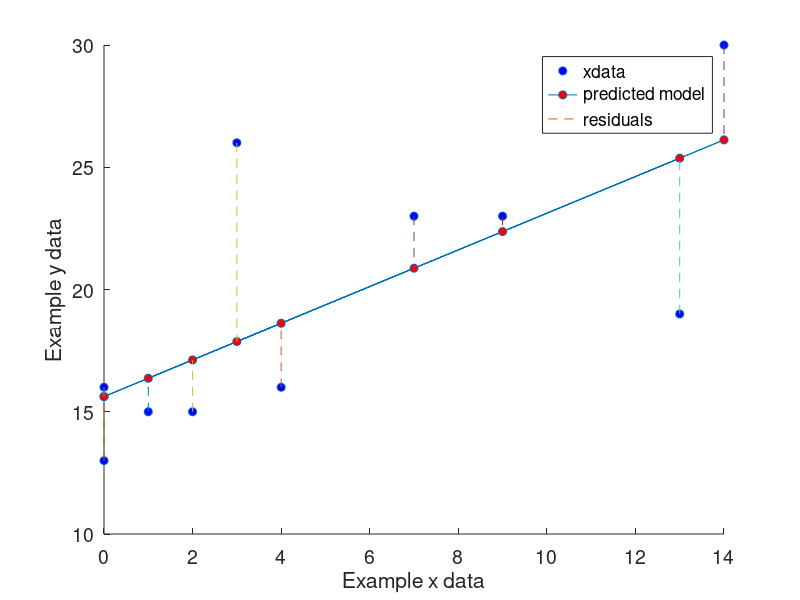

The MATLAB source for this figure:
function[yhat] = linearmodel(b0, b1, xdata)

if nargin < 3
    b0 = 15.62;
    b1 = 0.75;
    xdata = [0 2 14 0 13 9 1 4 3 7];
end

y = [13 15 30 16 19 23 15 16 26 23];

for ii = 1:length(xdata)
yhat(ii) = b0 + (b1 .* xdata(ii));
end

for ij = 1:length(y)
resids(ij) = y(ij) - yhat(ij);
end

sqrdresids = resids.^2;
ssr = sum(sqrdresids);


figure, scatter(xdata, y, 'MarkerFaceColor', 'b')
hold on
plot(xdata,yhat, '-o', 'MarkerFaceColor', 'r')


for jj = 1:length(xdata)
hold on
plot([xdata(jj) xdata(jj)], [ y(jj) y(jj)-resids(jj)], '--')
end

set(gca, 'fontsize', 14)

xlabel('Example x data')
ylabel('Example y data')
legend('xdata', 'predicted model', 'residuals')


end